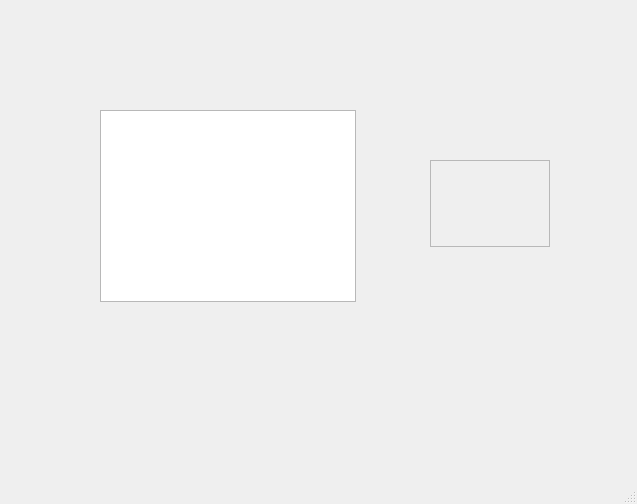
<?xml version="1.0" encoding="UTF-8"?>
<ui version="4.0">
 <class>MainWindow</class>
 <widget class="QMainWindow" name="MainWindow">
  <property name="geometry">
   <rect>
    <x>0</x>
    <y>0</y>
    <width>637</width>
    <height>504</height>
   </rect>
  </property>
  <property name="windowTitle">
   <string>MainWindow</string>
  </property>
  <widget class="QWidget" name="centralwidget">
   <widget class="QScrollArea" name="scrollArea">
    <property name="geometry">
     <rect>
      <x>430</x>
      <y>160</y>
      <width>120</width>
      <height>87</height>
     </rect>
    </property>
    <property name="widgetResizable">
     <bool>true</bool>
    </property>
    <widget class="QWidget" name="scrollAreaWidgetContents">
     <property name="geometry">
      <rect>
       <x>0</x>
       <y>0</y>
       <width>118</width>
       <height>85</height>
      </rect>
     </property>
    </widget>
   </widget>
   <widget class="QColumnView" name="columnView">
    <property name="geometry">
     <rect>
      <x>100</x>
      <y>110</y>
      <width>256</width>
      <height>192</height>
     </rect>
    </property>
   </widget>
  </widget>
  <widget class="QMenuBar" name="menubar">
   <property name="geometry">
    <rect>
     <x>0</x>
     <y>0</y>
     <width>637</width>
     <height>26</height>
    </rect>
   </property>
  </widget>
  <widget class="QStatusBar" name="statusbar"/>
 </widget>
 <resources/>
 <connections/>
</ui>
